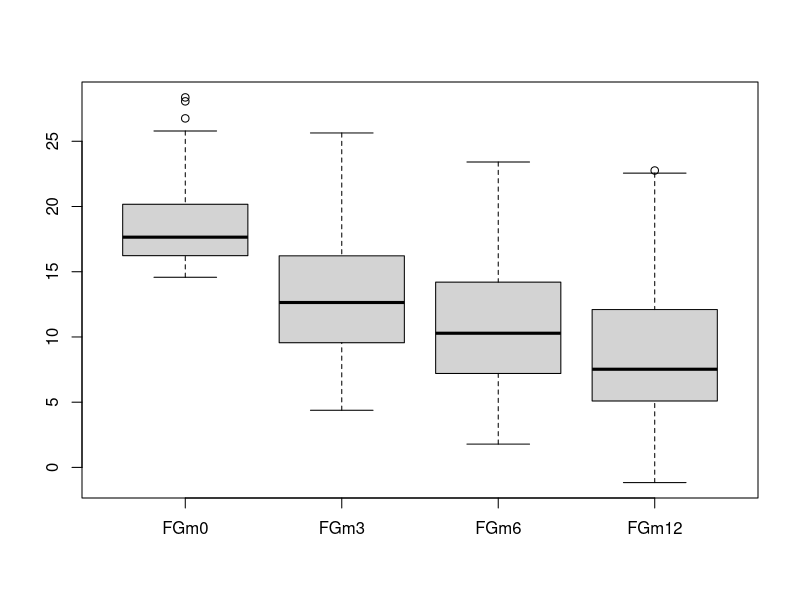

Write R code to recreate this figure. (Note: this script raises an error after producing the figure.)
## ---- chunk 1
knitr::opts_chunk$set(echo = TRUE)
## ---- chunk 2
hirs <- read.table("hirsutism.dat",header=T, sep="\t",fill=TRUE)
hirs$Treatment <- as.factor(hirs$Treatment)
summary(hirs)

boxplot(hirs[,2:5])

par(mfrow=c(2,2))
boxplot(hirs[,2]~Treatment,ylim=c(0,30), main=names(hirs)[2], xlab="Treatment")
boxplot(hirs[,3]~Treatment,ylim=c(0,30), main=names(hirs)[3], xlab="Treatment")
boxplot(hirs[,4]~Treatment,ylim=c(0,30), main=names(hirs)[4], xlab="Treatment")
boxplot(hirs[,5]~Treatment,ylim=c(0,30), main=names(hirs)[5], xlab="Treatment")
par(mfrow=c(1,1))

par(mfrow=c(2,2))
boxplot(hirs[Treatment==0,2:5],ylim=c(0,30), main="Treatment 0")
boxplot(hirs[Treatment==1,2:5],ylim=c(0,30), main="Treatment 1")
boxplot(hirs[Treatment==2,2:5],ylim=c(0,30), main="Treatment 2")
boxplot(hirs[Treatment==3,2:5],ylim=c(0,30), main="Treatment 3")
par(mfrow=c(1,1))
## ---- chunk 3


